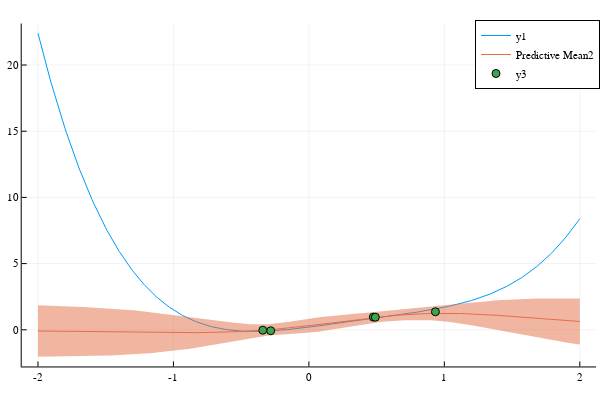

The notebook cell saved with this chart:
### Code cell
domain = 2lbs[1]:.01:2ubs[1]
μ = similar(domain)
μ2 = similar(domain)
σ = similar(domain)
σ2 = similar(domain)
EIx = similar(domain)

for (i, x) in enumerate(domain)
    KxX = eval_KxX(kernel, [x], X)
    Px = eval_basis(polynomial, [x])
    Kxx = eval_k(kernel, zeros(testfn.dim))
        
    v1 = [Px; KxX]
    v2 = [Px' KxX']
    H = [zeros(m, m) sur.P';
         sur.P        sur.K]
    # H = [-ϵ*inv(Σ)    sur.P';
    #      sur.P        sur.K]
    H = H + observation_noise * I
    
    μ[i] = dot(KxX, d) + dot(Px, λ)
    sx = sur([x], [0.])
    μ2[i] = sx.μ

    # s1 = H \ v2'
    # s1 = dot(v1, s1)
    # σ[i] = sqrt(Kxx - s1)
    σ2[i] = sx.σ
    EIx[i] = sx.αxθ
end

plot(domain, [testfn([x]) for x in domain])
# plot!(domain, μ, ribbons=σ, label="Predictive Mean")
plot!(domain, μ2, ribbons=2σ2, label="Predictive Mean2")
scatter!(X', y)

### Figure 1 — Plotly figure (JSON) as saved in the notebook; plotly's stock layout.template omitted (floating-point values rounded to 4 significant figures; data arrays with more than 128 entries replaced by an {"elided": "..."} marker saying what was removed)
{"data": [{"colorbar": {"len": 0.9525, "title": {"text": ""}, "x": 0.9934, "y": 0.5139}, "legendgroup": "y1", "line": {"color": "rgba(0, 154, 250, 1.000)", "dash": "solid", "shape": "linear", "width": 1}, "mode": "lines", "name": "y1", "showlegend": true, "type": "scatter", "x": {"elided": "401 float values"}, "xaxis": "x", "y": {"elided": "401 float values"}, "yaxis": "y"}, {"colorbar": {"len": 0.9525, "title": {"text": ""}, "x": 0.9934, "y": 0.5139}, "fill": "tozeroy", "fillcolor": "rgba(227, 111, 71, 0.500)", "legendgroup": "Predictive Mean2", "line": {"color": "rgba(227, 111, 71, 1.000)", "dash": "solid", "shape": "linear", "width": 0}, "mode": "lines", "name": "Predictive Mean2", "showlegend": false, "type": "scatter", "x": {"elided": "802 float values"}, "xaxis": "x", "y": {"elided": "802 float values"}, "yaxis": "y"}, {"colorbar": {"len": 0.9525, "title": {"text": ""}, "x": 0.9934, "y": 0.5139}, "fillrange": {"elided": "2x401 float values"}, "legendgroup": "Predictive Mean2", "line": {"color": "rgba(227, 111, 71, 1.000)", "dash": "solid", "shape": "linear", "width": 1}, "mode": "lines", "name": "Predictive Mean2", "showlegend": true, "type": "scatter", "x": {"elided": "401 float values"}, "xaxis": "x", "y": {"elided": "401 float values"}, "yaxis": "y"}, {"colorbar": {"len": 0.9525, "title": {"text": ""}, "x": 0.9934, "y": 0.5139}, "legendgroup": "y3", "marker": {"color": "rgba(62, 164, 78, 1.000)", "line": {"color": "rgba(0, 0, 0, 1)", "width": 1}, "size": 8, "symbol": "circle"}, "mode": "markers", "name": "y3", "showlegend": true, "type": "scatter", "x": [0.9342, -0.3403, -0.282, 0.4758, 0.4905], "xaxis": "x", "y": [1.362, -0.02953, -0.07491, 0.9561, 0.9493], "yaxis": "y"}], "layout": {"annotations": [], "height": 400, "legend": {"bgcolor": "rgba(255, 255, 255, 1.000)", "bordercolor": "rgba(0, 0, 0, 1)", "borderwidth": 1, "font": {"color": "rgba(0, 0, 0, 1)", "family": "sans-serif", "size": 11}, "title": {"font": {"color": "rgba(0, 0, 0, 1)", "family": "sans-serif", "size": 15}, "text": ""}, "tracegroupgap": 0, "traceorder": "normal", "x": 1, "xanchor": "auto", "y": 1, "yanchor": "auto"}, "margin": {"b": 20, "l": 0, "r": 0, "t": 20}, "paper_bgcolor": "rgba(255, 255, 255, 1.000)", "plot_bgcolor": "rgba(255, 255, 255, 1.000)", "showlegend": true, "width": 600, "xaxis": {"anchor": "y", "domain": [0.03619, 0.9934], "gridcolor": "rgba(0, 0, 0, 0.1)", "gridwidth": 0.5, "linecolor": "rgba(0, 0, 0, 1)", "mirror": false, "range": [-2.12, 2.12], "showgrid": true, "showline": true, "showticklabels": true, "tickangle": 0, "tickcolor": "rgb(0, 0, 0)", "tickfont": {"color": "rgba(0, 0, 0, 1)", "family": "sans-serif", "size": 11}, "tickmode": "array", "ticks": "inside", "ticktext": ["-2", "-1", "0", "1", "2"], "tickvals": [-2, -1, 0, 1, 2], "title": {"font": {"color": "rgba(0, 0, 0, 1)", "family": "sans-serif", "size": 15}, "text": ""}, "type": "linear", "visible": true, "zeroline": false, "zerolinecolor": "rgba(0, 0, 0, 1)"}, "yaxis": {"anchor": "x", "domain": [0.03762, 0.9902], "gridcolor": "rgba(0, 0, 0, 0.1)", "gridwidth": 0.5, "linecolor": "rgba(0, 0, 0, 1)", "mirror": false, "range": [-2.77, 23.13], "showgrid": true, "showline": true, "showticklabels": true, "tickangle": 0, "tickcolor": "rgb(0, 0, 0)", "tickfont": {"color": "rgba(0, 0, 0, 1)", "family": "sans-serif", "size": 11}, "tickmode": "array", "ticks": "inside", "ticktext": ["0", "5", "10", "15", "20"], "tickvals": [0, 5, 10, 15, 20], "title": {"font": {"color": "rgba(0, 0, 0, 1)", "family": "sans-serif", "size": 15}, "text": ""}, "type": "linear", "visible": true, "zeroline": false, "zerolinecolor": "rgba(0, 0, 0, 1)"}}}
